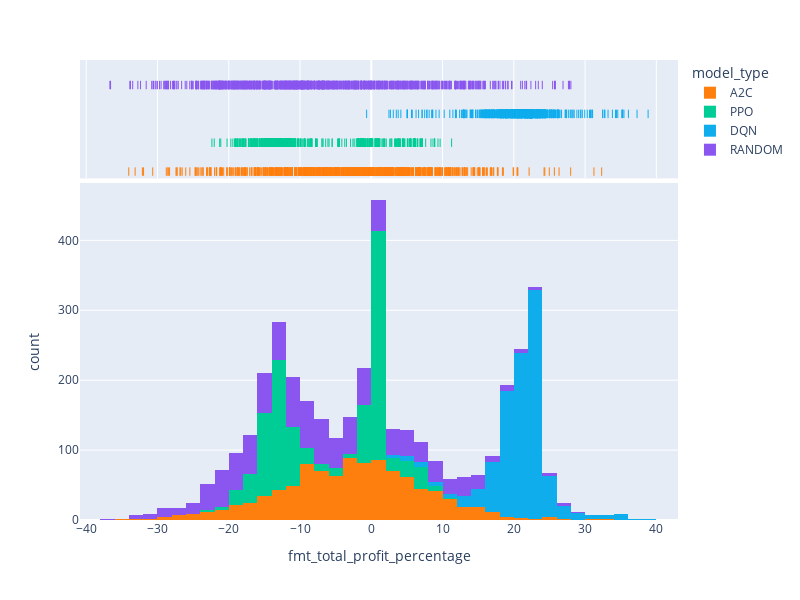

The notebook cell saved with this chart:
### Code cell
fig = px.histogram(df_simulation_results, x="fmt_total_profit_percentage", color="model_type", color_discrete_sequence=[ "#FF7F0E", "#00CC96", "#10aded", "#8A56EF"],  width=800, height=600, marginal="rug", # can be `box`, `violin`
                         hover_data=['total_reward_cash','fmt_total_profit_percentage', 'num_of_trades', 'sim_id'])
fig.show()

### Figure 1 — Plotly figure (JSON) as saved in the notebook; plotly's stock layout.template omitted (floating-point values rounded to 4 significant figures; data arrays with more than 128 entries replaced by an {"elided": "..."} marker saying what was removed)
{"data": [{"alignmentgroup": "True", "bingroup": "x", "hovertemplate": "model_type=A2C<br>fmt_total_profit_percentage=%{x}<br>count=%{y}<extra></extra>", "legendgroup": "A2C", "marker": {"color": "#FF7F0E", "pattern": {"shape": ""}}, "name": "A2C", "offsetgroup": "A2C", "orientation": "v", "showlegend": true, "type": "histogram", "x": {"elided": "1000 float values"}, "xaxis": "x", "yaxis": "y"}, {"alignmentgroup": "True", "boxpoints": "all", "customdata": {"elided": "1000x3 float values"}, "fillcolor": "rgba(255,255,255,0)", "hoveron": "points", "hovertemplate": "model_type=A2C<br>fmt_total_profit_percentage=%{x}<br>total_reward_cash=%{customdata[0]}<br>num_of_trades=%{customdata[1]}<br>sim_id=%{customdata[2]}<extra></extra>", "jitter": 0, "legendgroup": "A2C", "line": {"color": "rgba(255,255,255,0)"}, "marker": {"color": "#FF7F0E", "symbol": "line-ns-open"}, "name": "A2C", "offsetgroup": "A2C", "showlegend": false, "type": "box", "x": {"elided": "1000 float values"}, "xaxis": "x2", "yaxis": "y2"}, {"alignmentgroup": "True", "bingroup": "x", "hovertemplate": "model_type=PPO<br>fmt_total_profit_percentage=%{x}<br>count=%{y}<extra></extra>", "legendgroup": "PPO", "marker": {"color": "#00CC96", "pattern": {"shape": ""}}, "name": "PPO", "offsetgroup": "PPO", "orientation": "v", "showlegend": true, "type": "histogram", "x": {"elided": "1000 float values"}, "xaxis": "x", "yaxis": "y"}, {"alignmentgroup": "True", "boxpoints": "all", "customdata": {"elided": "1000x3 float values"}, "fillcolor": "rgba(255,255,255,0)", "hoveron": "points", "hovertemplate": "model_type=PPO<br>fmt_total_profit_percentage=%{x}<br>total_reward_cash=%{customdata[0]}<br>num_of_trades=%{customdata[1]}<br>sim_id=%{customdata[2]}<extra></extra>", "jitter": 0, "legendgroup": "PPO", "line": {"color": "rgba(255,255,255,0)"}, "marker": {"color": "#00CC96", "symbol": "line-ns-open"}, "name": "PPO", "offsetgroup": "PPO", "showlegend": false, "type": "box", "x": {"elided": "1000 float values"}, "xaxis": "x2", "yaxis": "y2"}, {"alignmentgroup": "True", "bingroup": "x", "hovertemplate": "model_type=DQN<br>fmt_total_profit_percentage=%{x}<br>count=%{y}<extra></extra>", "legendgroup": "DQN", "marker": {"color": "#10aded", "pattern": {"shape": ""}}, "name": "DQN", "offsetgroup": "DQN", "orientation": "v", "showlegend": true, "type": "histogram", "x": {"elided": "1000 float values"}, "xaxis": "x", "yaxis": "y"}, {"alignmentgroup": "True", "boxpoints": "all", "customdata": {"elided": "1000x3 float values"}, "fillcolor": "rgba(255,255,255,0)", "hoveron": "points", "hovertemplate": "model_type=DQN<br>fmt_total_profit_percentage=%{x}<br>total_reward_cash=%{customdata[0]}<br>num_of_trades=%{customdata[1]}<br>sim_id=%{customdata[2]}<extra></extra>", "jitter": 0, "legendgroup": "DQN", "line": {"color": "rgba(255,255,255,0)"}, "marker": {"color": "#10aded", "symbol": "line-ns-open"}, "name": "DQN", "offsetgroup": "DQN", "showlegend": false, "type": "box", "x": {"elided": "1000 float values"}, "xaxis": "x2", "yaxis": "y2"}, {"alignmentgroup": "True", "bingroup": "x", "hovertemplate": "model_type=RANDOM<br>fmt_total_profit_percentage=%{x}<br>count=%{y}<extra></extra>", "legendgroup": "RANDOM", "marker": {"color": "#8A56EF", "pattern": {"shape": ""}}, "name": "RANDOM", "offsetgroup": "RANDOM", "orientation": "v", "showlegend": true, "type": "histogram", "x": {"elided": "1000 float values"}, "xaxis": "x", "yaxis": "y"}, {"alignmentgroup": "True", "boxpoints": "all", "customdata": {"elided": "1000x3 float values"}, "fillcolor": "rgba(255,255,255,0)", "hoveron": "points", "hovertemplate": "model_type=RANDOM<br>fmt_total_profit_percentage=%{x}<br>total_reward_cash=%{customdata[0]}<br>num_of_trades=%{customdata[1]}<br>sim_id=%{customdata[2]}<extra></extra>", "jitter": 0, "legendgroup": "RANDOM", "line": {"color": "rgba(255,255,255,0)"}, "marker": {"color": "#8A56EF", "symbol": "line-ns-open"}, "name": "RANDOM", "offsetgroup": "RANDOM", "showlegend": false, "type": "box", "x": {"elided": "1000 float values"}, "xaxis": "x2", "yaxis": "y2"}], "layout": {"barmode": "relative", "height": 600, "legend": {"title": {"text": "model_type"}, "tracegroupgap": 0}, "margin": {"t": 60}, "width": 800, "xaxis": {"anchor": "y", "domain": [0, 1], "title": {"text": "fmt_total_profit_percentage"}}, "xaxis2": {"anchor": "y2", "domain": [0, 1], "matches": "x", "showgrid": true, "showticklabels": false}, "yaxis": {"anchor": "x", "domain": [0, 0.7326], "title": {"text": "count"}}, "yaxis2": {"anchor": "x2", "domain": [0.7426, 1], "matches": "y2", "showgrid": false, "showline": false, "showticklabels": false, "ticks": ""}}}
